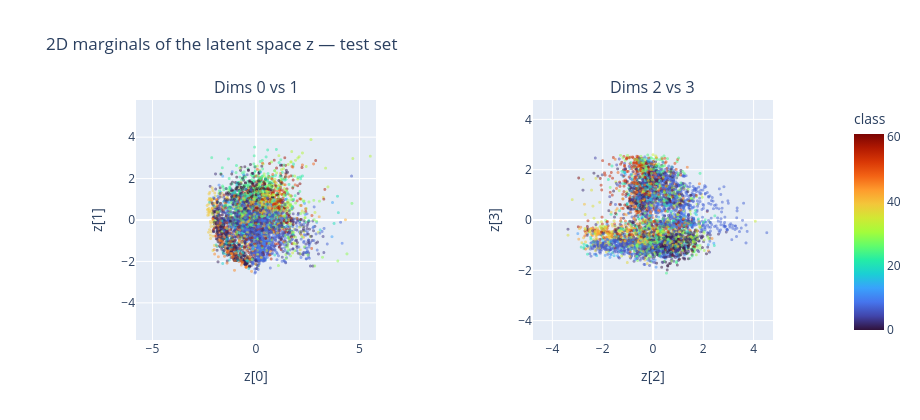

The code cell stored with this chart in its notebook:
### Markdown cell above
## 11. 2D marginals of the latent space (for the presentation)

Projects all test set examples into the latent space
and plots scatter plots of pairs of dimensions colored by class.
This shows whether the VAE learned a good class-separated representation.

### Code cell
@torch.no_grad()
def plot_latent_marginals(model, loader, device, n_pairs=None, max_samples=5000):
    """
    Plots scatter plots of pairs of latent space dimensions.
    Each point is colored by the image class.
    """
    model.eval()
    all_z, all_labels = [], []

    for images, labels in loader:
        x = image_to_vec(images.to(device))
        z = model.encode(x)   # uses only mu, no noise
        all_z.append(z.cpu())
        all_labels.append(labels)
        if sum(len(b) for b in all_z) >= max_samples:
            break

    Z      = torch.cat(all_z)[:max_samples].numpy()
    labels = torch.cat(all_labels)[:max_samples].numpy()

    # derive n_pairs from the actual latent dimension
    latent_dim = Z.shape[1]
    if n_pairs is None:
        n_pairs = latent_dim // 2
    n_pairs = min(n_pairs, latent_dim // 2)  # safety clamp

    # plot n_pairs pairs of dimensions: (0,1), (2,3), ...
    titles = [f'Dims {2 * i} vs {2 * i + 1}' for i in range(n_pairs)]
    # equal width per subplot so each panel is rendered as a square
    panel_px = 420
    fig = make_subplots(rows=1, cols=n_pairs, subplot_titles=titles,
                        horizontal_spacing=0.06)

    for i in range(n_pairs):
        d1, d2 = 2 * i, 2 * i + 1
        # per-pair symmetric range: same for x and y so axes are equal
        pair_max = float(max(np.abs(Z[:, d1]).max(), np.abs(Z[:, d2]).max()))
        r = pair_max * 1.05
        ax_range = [-r, r]
        fig.add_trace(
            go.Scattergl(
                x=Z[:, d1], y=Z[:, d2], mode='markers',
                marker=dict(size=3, color=labels, colorscale='Turbo',
                            opacity=0.5, cmin=0, cmax=61,
                            showscale=(i == n_pairs - 1),
                            colorbar=dict(title='class')),
                showlegend=False,
            ),
            row=1, col=i + 1,
        )
        fig.update_xaxes(title_text=f'z[{d1}]', range=ax_range,
                         constrain='domain', row=1, col=i + 1)
        fig.update_yaxes(title_text=f'z[{d2}]', range=ax_range,
                         constrain='domain',
                         scaleanchor=f'x{i + 1}' if i > 0 else 'x',
                         scaleratio=1, row=1, col=i + 1)

    fig.update_layout(
        title_text='2D marginals of the latent space z — test set',
        width=panel_px * n_pairs + 80, height=panel_px,
    )
    os.makedirs(RESULTS_DIR, exist_ok=True)
    fig.write_image(os.path.join(RESULTS_DIR, 'latent_marginals.png'), scale=2)
    fig.show()

# Prefer the best checkpoint; if it is missing, fall back to the in-memory model
if os.path.exists(os.path.join(CKPT_DIR, 'vae_best.ckpt')):
    plot_model, _ = load_checkpoint('vae_best.ckpt')
elif 'model' in globals():
    print('vae_best.ckpt not found — using the in-memory model from the last run.')
    plot_model = model
else:
    raise FileNotFoundError(
        'No vae_best.ckpt and no model in memory. '
        'Run the training cell first.'
    )

plot_latent_marginals(plot_model, test_loader, device)

### Figure 1 — Plotly figure (JSON) as saved in the notebook; plotly's stock layout.template omitted (floating-point values rounded to 4 significant figures; data arrays with more than 128 entries replaced by an {"elided": "..."} marker saying what was removed)
{"data": [{"marker": {"cmax": 61, "cmin": 0, "color": {"elided": "5000 int values"}, "colorbar": {"title": {"text": "class"}}, "colorscale": [[0, "#30123b"], [0.07143, "#4145ab"], [0.1429, "#4675ed"], [0.2143, "#39a2fc"], [0.2857, "#1bcfd4"], [0.3571, "#24eca6"], [0.4286, "#61fc6c"], [0.5, "#a4fc3b"], [0.5714, "#d1e834"], [0.6429, "#f3c63a"], [0.7143, "#fe9b2d"], [0.7857, "#f36315"], [0.8571, "#d93806"], [0.9286, "#b11901"], [1, "#7a0402"]], "opacity": 0.5, "showscale": false, "size": 3}, "mode": "markers", "showlegend": false, "type": "scattergl", "x": {"elided": "5000 float values"}, "xaxis": "x", "y": {"elided": "5000 float values"}, "yaxis": "y"}, {"marker": {"cmax": 61, "cmin": 0, "color": {"elided": "5000 int values"}, "colorbar": {"title": {"text": "class"}}, "colorscale": [[0, "#30123b"], [0.07143, "#4145ab"], [0.1429, "#4675ed"], [0.2143, "#39a2fc"], [0.2857, "#1bcfd4"], [0.3571, "#24eca6"], [0.4286, "#61fc6c"], [0.5, "#a4fc3b"], [0.5714, "#d1e834"], [0.6429, "#f3c63a"], [0.7143, "#fe9b2d"], [0.7857, "#f36315"], [0.8571, "#d93806"], [0.9286, "#b11901"], [1, "#7a0402"]], "opacity": 0.5, "showscale": true, "size": 3}, "mode": "markers", "showlegend": false, "type": "scattergl", "x": {"elided": "5000 float values"}, "xaxis": "x2", "y": {"elided": "5000 float values"}, "yaxis": "y2"}], "layout": {"annotations": [{"font": {"size": 16}, "showarrow": false, "text": "Dims 0 vs 1", "x": 0.235, "xanchor": "center", "xref": "paper", "y": 1, "yanchor": "bottom", "yref": "paper"}, {"font": {"size": 16}, "showarrow": false, "text": "Dims 2 vs 3", "x": 0.765, "xanchor": "center", "xref": "paper", "y": 1, "yanchor": "bottom", "yref": "paper"}], "height": 420, "title": {"text": "2D marginals of the latent space z — test set"}, "width": 920, "xaxis": {"anchor": "y", "constrain": "domain", "domain": [0, 0.47], "range": [-5.795, 5.795], "title": {"text": "z[0]"}}, "xaxis2": {"anchor": "y2", "constrain": "domain", "domain": [0.53, 1], "range": [-4.771, 4.771], "title": {"text": "z[2]"}}, "yaxis": {"anchor": "x", "constrain": "domain", "domain": [0, 1], "range": [-5.795, 5.795], "scaleanchor": "x", "scaleratio": 1, "title": {"text": "z[1]"}}, "yaxis2": {"anchor": "x2", "constrain": "domain", "domain": [0, 1], "range": [-4.771, 4.771], "scaleanchor": "x2", "scaleratio": 1, "title": {"text": "z[3]"}}}}
